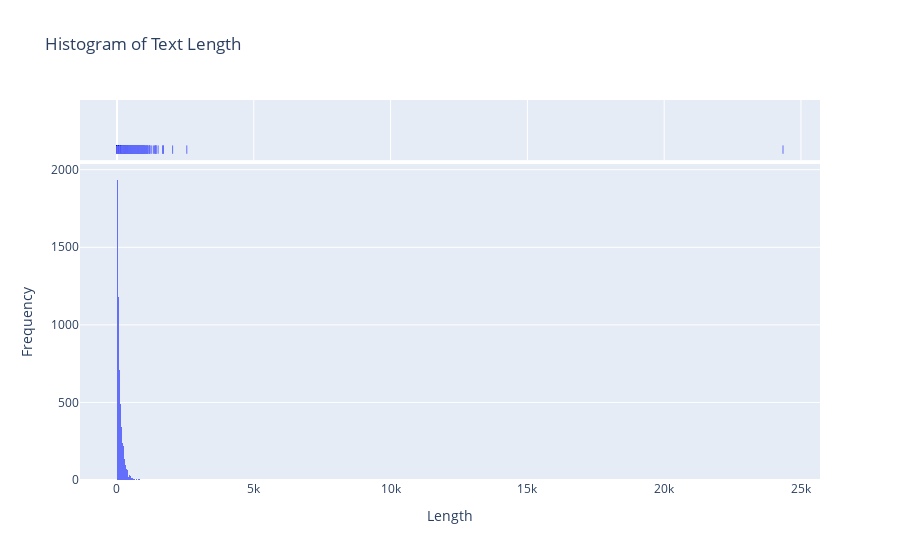

Write notebook code for a chart like this one.
### Code cell
#Let's create a column to check of each text & plot a histogram to check the distirbution
df['Text']=df['Text'].apply(str)
df['Length']=df['Text'].apply(len)
display(df.head())

#distribution of the data
import plotly.express as px
fig = px.histogram(df, x='Length', marginal='rug',
                   title='Histogram of Text Length')
fig.update_layout(
    xaxis_title='Length',
    yaxis_title='Frequency',
    showlegend=True)

### Figure 1 — Plotly figure (JSON) as saved in the notebook; plotly's stock layout.template omitted (floating-point values rounded to 4 significant figures; data arrays with more than 128 entries replaced by an {"elided": "..."} marker saying what was removed)
{"data": [{"alignmentgroup": "True", "bingroup": "x", "hovertemplate": "Length=%{x}<br>count=%{y}<extra></extra>", "legendgroup": "", "marker": {"color": "#636efa", "pattern": {"shape": ""}}, "name": "", "offsetgroup": "", "orientation": "v", "showlegend": false, "type": "histogram", "x": {"elided": "20046 int values"}, "xaxis": "x", "yaxis": "y"}, {"alignmentgroup": "True", "boxpoints": "all", "fillcolor": "rgba(255,255,255,0)", "hoveron": "points", "hovertemplate": "Length=%{x}<extra></extra>", "jitter": 0, "legendgroup": "", "line": {"color": "rgba(255,255,255,0)"}, "marker": {"color": "#636efa", "symbol": "line-ns-open"}, "name": "", "offsetgroup": "", "showlegend": false, "type": "box", "x": {"elided": "20046 int values"}, "xaxis": "x2", "yaxis": "y2"}], "layout": {"barmode": "relative", "legend": {"tracegroupgap": 0}, "showlegend": true, "title": {"text": "Histogram of Text Length"}, "xaxis": {"anchor": "y", "domain": [0, 1], "title": {"text": "Length"}}, "xaxis2": {"anchor": "y2", "domain": [0, 1], "matches": "x", "showgrid": true, "showticklabels": false}, "yaxis": {"anchor": "x", "domain": [0, 0.8316], "title": {"text": "Frequency"}}, "yaxis2": {"anchor": "x2", "domain": [0.8416, 1], "matches": "y2", "showgrid": false, "showline": false, "showticklabels": false, "ticks": ""}}}
